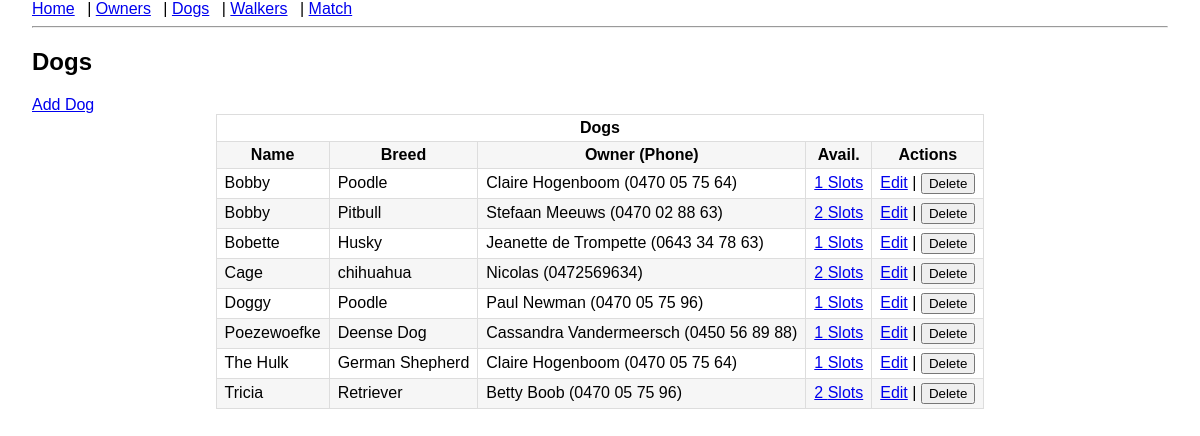
Page /dogs on the earlier database version.
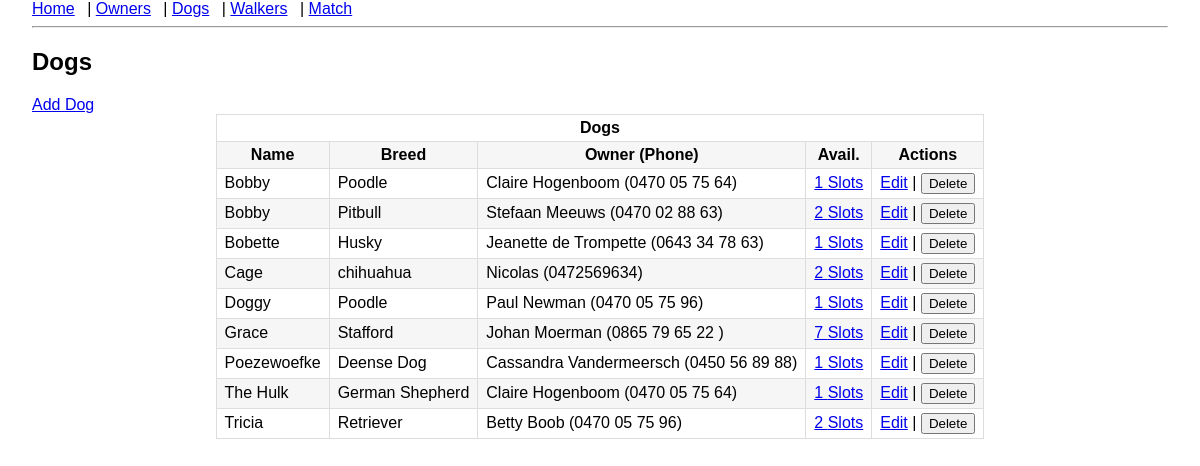
Same page on the later database version.
### models.py (models this page shows)
class Dog(db.Model):
    id = db.Column(db.Integer, primary_key=True)
    name = db.Column(db.String(80), nullable=False)
    breed = db.Column(db.String(80))
    owner_id = db.Column(db.Integer, db.ForeignKey("dog_owner.id"), nullable=False)
    availabilities = db.relationship(
        "Availability", backref="dog", cascade="all, delete-orphan"
    )

class DogOwner(db.Model):
    id = db.Column(db.Integer, primary_key=True)
    name = db.Column(db.String(100), nullable=False)
    email = db.Column(db.String(120))
    phone = db.Column(db.String(40))
    dogs = db.relationship("Dog", backref="owner", cascade="all, delete-orphan")

### app.py (the view)
@app.route("/dogs")
def dogs():
    dogs = Dog.query.order_by(Dog.name.asc()).all()
    table_name = Dog.__tablename__
    return render_template("dogs.html", dogs=dogs)

### templates/dogs.html
{% extends "layout.html" %}
{% block content %}
<h2>Dogs</h2>
<a href="{{ url_for('add_dog') }}">Add Dog</a>
<table class="table table-striped table-centered">
    <thead>
    <tr>
        <th colspan="5">Dogs</th>
    </tr>
    <tr>
        <th>Name</th>
        <th>Breed</th>
        <th>Owner (Phone)</th>
        <th>Avail.</th>
        <th>Actions</th>
    </tr>
    </thead>
    {% for dog in dogs %}
    <tr>
        <td>{{ dog.name }}</td>
        <td>{{ dog.breed }}</td>
        <td>{{ dog.owner.name }} ({{ dog.owner.phone }})</td>
        <td>
            <a href="{{ url_for('manage_availability', entity='dog', entity_id=dog.id) }}">
                {{ dog.availabilities|length }} Slots
            </a>
        </td>
        <td>
            <a href="{{ url_for('edit_dog', dog_id=dog.id) }}">Edit</a>
            |
            <form action="{{ url_for('delete_dog', dog_id=dog.id) }}" method="post" style="display:inline;">
                <button type="submit" onclick="return confirm('Are you sure you want to delete this dog?');">Delete
                </button>
            </form>
        </td>
    </tr>
    {% endfor %}
</table>
{% endblock %}

### templates/layout.html (shortened to what this page needs)
<!doctype html>
<html lang="en">
<head>
    <link href="{{ url_for('static', filename='style.css') }}" rel="stylesheet">
    <link href="{{ url_for('static', filename='css/custom.css') }}" rel="stylesheet">
</head>
<body>
<nav>
    <a href="{{ url_for('home') }}">Home</a> |
    <a href="{{ url_for('owners') }}">Owners</a> |
    <a href="{{ url_for('dogs') }}">Dogs</a> |
    <a href="{{ url_for('walkers') }}">Walkers</a> |
    <a href="{{ url_for('match') }}">Match</a>
</nav>
<hr>
{% block content %}
{% endblock %}
</body>
</html>

### static/style.css (style rules this page uses)
body { font-family: Arial, sans-serif; margin: 0 2rem; }
table { border-collapse: collapse; width: auto; margin: 0 auto; }
th, td { border: 1px solid #ddd; padding: 4px 8px; }
tr:nth-child(even) { background: #f6f6f6; }
nav a { margin-right: .5rem; }

### static/css/custom.css (style rules this page uses)
.table-centered { margin: 0 auto; width: auto; }
.table-centered th, .table-centered td { white-space: nowrap; }

Differences in the rows shown:
added Dog: name "Grace", breed "Stafford", owner.name "Johan Moerman", owner.phone "0865 79 65 22", availabilities|length "7"
